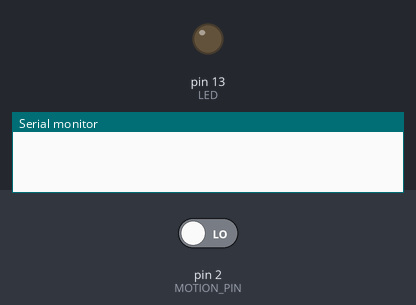
A sketch run on a simulated Arduino Uno, built with avr-gcc and run on an emulated ATmega328P. Parts: output pins drawn as LEDs (lit = HIGH), the last lines printed to the serial monitor. Inputs (shaded band) come from the test bench; at power-on: pin 2 (MOTION_PIN) LOW.

Above: at 1.2 s.
1.3 s: pin 2 (MOTION_PIN) driven HIGH
At 2.4 s:
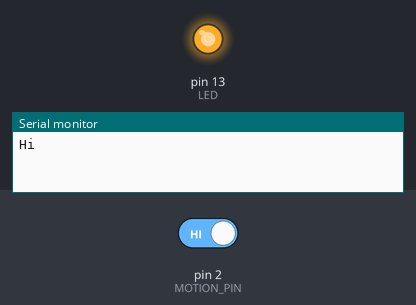
2.9 s: pin 2 (MOTION_PIN) driven LOW
At 3.6 s:
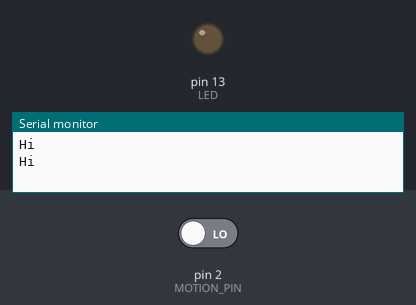
Timing chart, 0 to 5.9 s (numbered marks = the images above; inputs shaded):
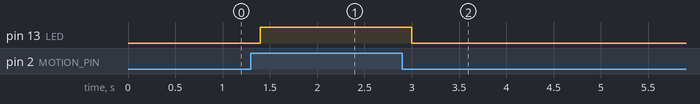

Measured:
- after the input at 1.3 s, pin 13 (LED): LOW → HIGH after 0.10 s
- after the input at 2.9 s, pin 13 (LED): HIGH → LOW after 0.10 s

The sketch:

Motion.ino
```cpp
#include <avr/wdt.h>
#include < avr/interrupt.h >

//Device Types
#define DOOR 5

//Motion Sensor
#define MOTION_PIN 2
//State
volatile int moitionState;

//Door Sensor
#define DOOR_PIN 8
//State
volatile int doorState;

#define LED	13//the LED is connected to D4 of Arduino


//watchdog

/********************************
*ISR(INT0_vect)
*ISR for Motion sensor
**********************************/
void motionChange() {
  // check the value again - since it takes some time to
  // activate the interrupt routine, we get a clear signal.
  //moitionState = ~moitionState;
  Serial.println("Hi");
}

/********************************
*ISR(INT1_vect)
*ISR for Door sensor
**********************************/
void doorChange() {
  // check the value again - since it takes some time to
  // activate the interrupt routine, we get a clear signal.
  doorState = ~doorState;
    Serial.println("hello");

}


void setup()
{
  Serial.begin(9600);
        //Set pin mode
	pinMode(MOTION_PIN, INPUT);
	pinMode(DOOR_PIN, INPUT);
	pinMode(LED,OUTPUT);

      //set up pin for door
      digitalWrite(DOOR_PIN, HIGH);    // Activate internal pullup resistor

  //set up interrupt
   attachInterrupt(0, motionChange, CHANGE);}

void loop()
{
	if(isPeopleDetected())//if the sensor detects movement, turn on LED.
	  digitalWrite(LED,HIGH);
	else//if the sensor does not detect movement, do not turn on LED.
	  digitalWrite(LED,LOW);

  //Serial.println(digitalRead(DOOR_PIN));  // Display current value
  delay(200);

}

boolean isPeopleDetected()
{
	int sensorValue = digitalRead(MOTION_PIN);
	if(sensorValue == HIGH)//if the sensor value is HIGH?
	{
		return true;//yes,return true
	}
	else
	{
		return false;//no,return false
	}
}
```
